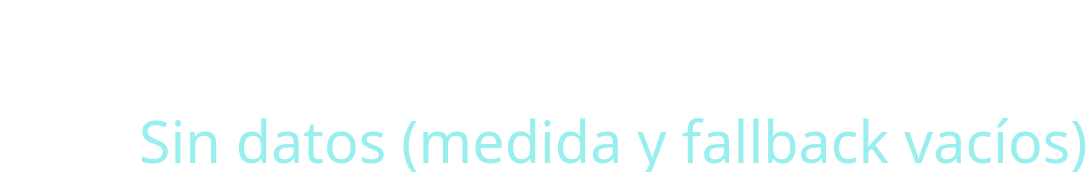

Vega-Lite specification for this chart:
### Vega specification from a JSON file in a GitHub repository (floating-point values rounded to 4 significant figures)
{"$schema": "https://vega.github.io/schema/vega/v5.json", "config": {"style": {"clockText": {"font": "'Calibri'", "fontSize": 26, "fontWeight": "bold", "fill": "white"}, "clockStatus": {"font": "'Segoe UI', Arial, Helvetica, sans-serif", "fontSize": 12, "fill": "#9ee"}}, "text": {"font": "'Segoe UI', Arial, Helvetica, sans-serif"}}, "data": [{"name": "dataset"}, {"name": "agg", "source": "dataset", "transform": [{"type": "aggregate", "fields": ["load_timestamp"], "ops": ["max"], "as": ["max_load_timestamp"]}]}], "signals": [{"name": "fontFamily", "value": "'Segoe UI', Arial, Helvetica, sans-serif"}, {"name": "interval", "value": 1800000}, {"name": "nowTick", "init": "now()", "on": [{"events": {"type": "timer", "throttle": 250}, "update": "now()"}]}, {"name": "rawFromMeasure", "update": "length(data('dataset')) > 0 && pluck(data('dataset'), 'MaxLoadTimestamp_Global_ISO_').length > 0 ? pluck(data('dataset'), 'MaxLoadTimestamp_Global_ISO_')[0] : null"}, {"name": "rawFromFallback", "update": "length(data('agg')) > 0 ? data('agg')[0]['max_load_timestamp'] : null"}, {"name": "maxRaw", "update": "rawFromMeasure != null && rawFromMeasure != '' ? rawFromMeasure : rawFromFallback"}, {"name": "hasTZ", "update": "isString(maxRaw) && test(/Z|[+\\-]\\d\\d:\\d\\d$/, maxRaw)"}, {"name": "parsedMs", "update": "maxRaw == null ? null : (isNumber(maxRaw) ? toNumber(maxRaw) : toNumber(toDate(maxRaw)))"}, {"name": "maxMs", "update": "parsedMs == null ? null : (parsedMs + (hasTZ ? 0 : (-5 * 3600000)))"}, {"name": "elapsedMs", "update": "maxMs == null ? 0 : (nowTick - maxMs)"}, {"name": "remainingMs", "update": "max(0, interval - elapsedMs)"}, {"name": "remainingSec", "update": "floor(remainingMs/1000)"}, {"name": "mm", "update": "floor(remainingSec/60)"}, {"name": "ss", "update": "remainingSec % 60"}, {"name": "mmText", "update": "mm < 10 ? '0' + mm : '' + mm"}, {"name": "ssText", "update": "ss < 10 ? '0' + ss : '' + ss"}, {"name": "status", "update": "maxRaw == null ? 'Sin datos (medida y fallback vacíos)' : ''"}, {"name": "label", "update": "maxRaw == null ? '--:--' : (remainingMs <= 0 ? 'Refreshing...' : (mmText + ':' + ssText))"}, {"name": "pulseOpacity", "update": "remainingMs <= 0 ? 0.65 + 0.35 * sin(nowTick / 600) : 1"}], "marks": [{"type": "text", "encode": {"enter": {"x": {"value": 8}, "y": {"value": 12}, "align": {"value": "left"}, "baseline": {"value": "top"}, "font": {"signal": "fontFamily"}, "fontSize": {"value": 12}, "fill": {"value": "#9ee"}}, "update": {"text": {"signal": "status == '' ? '' : status"}}}}, {"type": "text", "encode": {"enter": {"x": {"signal": "width/2"}, "y": {"signal": "height/2"}, "align": {"value": "center"}, "baseline": {"value": "middle"}, "font": {"signal": "fontFamily"}, "fontSize": {"signal": "remainingMs <= 0 ? 22 : 26"}, "fontWeight": {"value": "bold"}, "fill": {"value": "white"}}, "update": {"text": {"signal": "label"}, "opacity": {"signal": "pulseOpacity"}}}}]}
